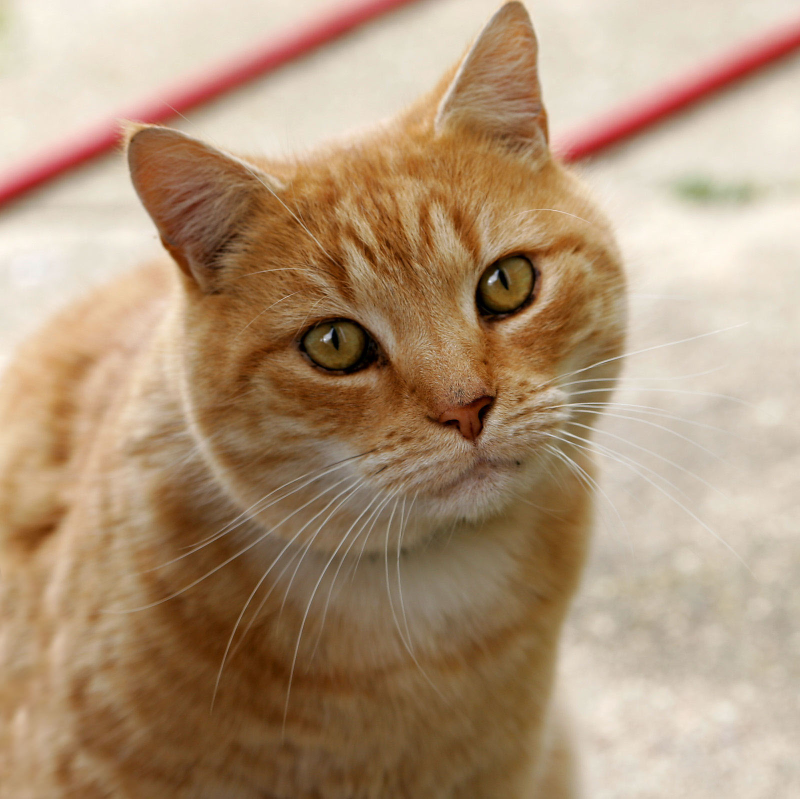
//> input picture images/Cat.jpg, 1600 x 1598 px (shown at 1/2 size)
$ ./odev7_8_goruntu_gurultu   (built with g++ and OpenCV 4)
//> lines starting //> are read from the running program, lines starting //| are printed output that depends on the picture; after the words box and inside, x2 and y2 are one past the last pixel; in counts of white or black regions, pixels touching at a corner belong together
### gurultu_resim.hpp
// Ödev 7 (görev 8): resme gürültü ekleyen fonksiyonlar (sadece başlık dosyası).

#pragma once

#include <opencv2/core.hpp>

#include <random>
#include <stdexcept>

namespace sinyal {

// Gauss gürültüsü: her piksele ortalaması 0, standart sapması sigma olan rastgele bir sayı eklenir,
// sonuç 0..255 aralığına sınırlanır.
//   img   : tek kanallı (gri) 8-bit resim
//   sigma : gürültü kuvveti (standart sapma, parlaklık birimi; örn. 10 hafif, 40 güçlü)
inline cv::Mat addGaussianNoise(const cv::Mat& img, double sigma, unsigned seed = 1) {
    if (img.type() != CV_8UC1) throw std::invalid_argument("tek kanalli 8-bit resim gerekli");
    if (sigma < 0.0) throw std::invalid_argument("sigma negatif olamaz");
    std::mt19937 rng(seed);
    std::normal_distribution<double> noise(0.0, sigma);
    cv::Mat out(img.size(), CV_8UC1);
    for (int y = 0; y < img.rows; ++y)
        for (int x = 0; x < img.cols; ++x) out.at<uchar>(y, x) = cv::saturate_cast<uchar>(img.at<uchar>(y, x) + noise(rng));
    return out;
}

// Tuz-biber (salt and pepper) gürültüsü: piksellerin "ratio" oranı rastgele seçilir; seçilenlerin yarısı
// siyah (0, biber), yarısı beyaz (255, tuz) yapılır. Diğer pikseller değişmez.
//   ratio : bozulan piksel oranı, [0, 1] (örn. 0.05 = piksellerin %5'i)
inline cv::Mat addSaltAndPepperNoise(const cv::Mat& img, double ratio, unsigned seed = 2) {
    if (img.type() != CV_8UC1) throw std::invalid_argument("tek kanalli 8-bit resim gerekli");
    if (ratio < 0.0 || ratio > 1.0) throw std::invalid_argument("oran [0, 1] araliginda olmali");
    std::mt19937 rng(seed);
    std::uniform_real_distribution<double> u(0.0, 1.0);
    cv::Mat out = img.clone();
    for (int y = 0; y < img.rows; ++y)
        for (int x = 0; x < img.cols; ++x)
            if (u(rng) < ratio) out.at<uchar>(y, x) = (u(rng) < 0.5) ? 0 : 255;
    return out;
}

}  // namespace sinyal

### sinyal.hpp
// Ödev 7 - Sinyal işleme fonksiyonları (sadece başlık dosyası).
// Bu dosyayı programla AYNI klasöre koyun; ayrıca derlemenize gerek yoktur.
//
// İçindekiler:
//   Madde 1: fillSine()          : faz, genlik, frekans (ya da periyot) ile bir vektörü sinüs değerleriyle doldurur
//   Madde 2: addNoise()          : genliğe ve gürültü oranına göre vektöre rastgele gürültü ekler
//   Madde 3: gaussianFilter(), medianFilter() : tek boyutlu Gauss ve medyan filtre
//   Madde 4: dftHarmonics()      : DFT ile frekans uzayına geçip harmonik (genlik) vektörünü döndürür
//   Yardımcılar: addImpulseNoise(), idftReal(), plotSeries() (OpenCV ile grafik çizimi)

#pragma once

#include <opencv2/core.hpp>
#include <opencv2/imgproc.hpp>

#include <algorithm>
#include <cmath>
#include <complex>
#include <iomanip>
#include <random>
#include <sstream>
#include <stdexcept>
#include <string>
#include <vector>

namespace sinyal {

const double PI = 3.14159265358979323846;

inline bool isPowerOfTwo(size_t n) { return n > 0 && (n & (n - 1)) == 0; }

// ---------------------------------------------------------------------------------------------
// Madde 1: sinüs üretici
// v[n] = genlik * sin(2*pi*frekans*n/ornekleme + faz)
//   v           : doldurulacak vektör, boyutu 2'nin kuvveti olmalıdır
//   amplitude   : genlik
//   phaseRad    : faz (radyan)
//   frequencyHz : frekans (Hz)
//   sampleRateHz: örnekleme frekansı (Hz); vektörün her elemanı 1/sampleRateHz saniye aralıklı bir örnektir
// ---------------------------------------------------------------------------------------------
// [4 lines left out: function fillSine, not called in this run]

// Aynı işlev, periyot (örnek sayısı cinsinden) ile: periyot = 1 / frekans (frekans "örnek başına döngü")
inline void fillSineByPeriod(std::vector<double>& v, double amplitude, double phaseRad, double periodInSamples) {
    fillSine(v, amplitude, phaseRad, 1.0 / periodInSamples, 1.0);
}

// ---------------------------------------------------------------------------------------------
// Madde 2: gürültü ekleme
// Vektörün genliği (en büyük mutlak değer) A ise, her elemana  oran * A * u  eklenir;
// u, [-1, 1] aralığında düzgün dağılımlı rastgele bir sayıdır. Yani en büyük gürültü oran * A kadardır.
// ---------------------------------------------------------------------------------------------
// [129 lines left out: functions addNoise, addImpulseNoise, reflectIndex, gaussianFilter, medianFilter, dftComplex and 2 more, not called in this run]

// ---------------------------------------------------------------------------------------------
// Grafik çizimi (OpenCV ile; yazılar ASCII)
// ---------------------------------------------------------------------------------------------
struct Series {
    std::string name;
    std::vector<double> x;  // boşsa 0, 1, 2, ... indeksleri kullanılır
    std::vector<double> y;
    cv::Scalar color;
    bool line = true;
    bool dots = false;
    bool stems = false;  // 0 çizgisinden değere dikey çubuk
    int thickness = 1;
};

inline std::string fmt(double v, int prec) {
    std::ostringstream o;
    o << std::fixed << std::setprecision(prec) << v;
    return o.str();
}

// [54 lines left out: function plotSeries, not called in this run]

}  // namespace sinyal

### dft2d.hpp
// Ödev 7 (görev 7): 2 boyutlu DFT (sadece başlık dosyası).
// sinyal.hpp ile aynı klasörde olmalıdır.
//
// 2 boyutlu DFT, tanımı gereği AYRILABİLİR: önce her satırın tek boyutlu DFT'si alınır, sonra çıkan sonucun
// her sütununun tek boyutlu DFT'si alınır.
//   X[v][u] = sum_y sum_x f[y][x] * exp(-j*2*pi*(u*x/W + v*y/H))
//   u: yatay frekans (sütun), v: dikey frekans (satır)
// Resmin en ve boyu 2'nin kuvveti olmalıdır (vektörlerdeki koşulla aynı).

#pragma once

#include "sinyal.hpp"

#include <opencv2/core.hpp>

namespace sinyal {

struct Spectrum2D {
    int H = 0, W = 0;
    std::vector<std::complex<double>> X;  // X[v * W + u]
};

// Karmaşık 2 boyutlu DFT (doğrudan tanım, her eksen için O(N^2); sin/cos tabloları bir kere hesaplanır)
inline Spectrum2D dft2dComplex(const cv::Mat& img) {
    if (img.channels() != 1) throw std::invalid_argument("tek kanalli (gri) resim gerekli");
    const int H = img.rows, W = img.cols;
    if (!isPowerOfTwo(static_cast<size_t>(H)) || !isPowerOfTwo(static_cast<size_t>(W))) throw std::invalid_argument("resmin eni ve boyu 2'nin kuvveti olmali");

    cv::Mat f;
    img.convertTo(f, CV_64F);

    std::vector<double> cosW(W), sinW(W), cosH(H), sinH(H);
    for (int m = 0; m < W; ++m) {
        cosW[m] = std::cos(2.0 * PI * m / W);
        sinW[m] = std::sin(2.0 * PI * m / W);
    }
    for (int m = 0; m < H; ++m) {
        cosH[m] = std::cos(2.0 * PI * m / H);
        sinH[m] = std::sin(2.0 * PI * m / H);
    }

    // Adım 1: her satırın DFT'si (girdi gerçek sayı)
    std::vector<double> re1(static_cast<size_t>(H) * W), im1(static_cast<size_t>(H) * W);
    for (int y = 0; y < H; ++y) {
        const double* row = f.ptr<double>(y);
        for (int u = 0; u < W; ++u) {
            double sr = 0.0, si = 0.0;
            for (int x = 0; x < W; ++x) {
                const int idx = (u * x) % W;
                sr += row[x] * cosW[idx];
                si -= row[x] * sinW[idx];
            }
            re1[static_cast<size_t>(y) * W + u] = sr;
            im1[static_cast<size_t>(y) * W + u] = si;
        }
    }

    // Adım 2: Adım 1 sonucunun her sütununun DFT'si (girdi karmaşık sayı)
    Spectrum2D S;
    S.H = H;
    S.W = W;
    S.X.assign(static_cast<size_t>(H) * W, std::complex<double>(0.0, 0.0));
    std::vector<double> colRe(H), colIm(H);
    for (int u = 0; u < W; ++u) {
        for (int y = 0; y < H; ++y) {
            colRe[y] = re1[static_cast<size_t>(y) * W + u];
            colIm[y] = im1[static_cast<size_t>(y) * W + u];
        }
        for (int v = 0; v < H; ++v) {
            double sr = 0.0, si = 0.0;
            for (int y = 0; y < H; ++y) {
                const int idx = (v * y) % H;
                const double c = cosH[idx], s = sinH[idx];
                sr += colRe[y] * c + colIm[y] * s;  // (a + jb)(c - js) gerçel kısmı
                si += colIm[y] * c - colRe[y] * s;  // (a + jb)(c - js) sanal kısmı
            }
            S.X[static_cast<size_t>(v) * W + u] = std::complex<double>(sr, si);
        }
    }
    return S;
}

// Ters 2 boyutlu DFT (doğrulama için): f[y][x] = (1/(H*W)) * sum_v sum_u X[v][u] * exp(+j*2*pi*(u*x/W + v*y/H))
// [41 lines left out: function idft2dReal, not called in this run]

// Spektrumdan harmonik matrisi: H x W, CV_64F.
//   Her hücre, o frekanstaki sinüsün GENLİĞİNİ verir (tek boyutlu dftHarmonics ile aynı anlam):
//     DC (0,0) ve kendi eşleniği olan hücreler (u ve v, 0 ya da yarım boyut): |X| / (H*W)
//     diğer hücreler: 2 * |X| / (H*W); eşlenik hücre (-u, -v) aynı değeri taşır.
//   DC hücresi resmin ortalama parlaklığıdır.
// phaseOut verilirse her hücrenin DFT fazı (radyan) da döndürülür.
inline cv::Mat harmonicsFromSpectrum(const Spectrum2D& S, cv::Mat* phaseOut = nullptr) {
    const int H = S.H, W = S.W;
    cv::Mat amp(H, W, CV_64F);
    if (phaseOut) phaseOut->create(H, W, CV_64F);
    for (int v = 0; v < H; ++v) {
        for (int u = 0; u < W; ++u) {
            const std::complex<double>& z = S.X[static_cast<size_t>(v) * W + u];
            const double mag = std::abs(z) / (static_cast<double>(H) * W);
            const bool selfConj = (u == 0 || u == W / 2) && (v == 0 || v == H / 2);
            amp.at<double>(v, u) = selfConj ? mag : 2.0 * mag;
            if (phaseOut) phaseOut->at<double>(v, u) = std::arg(z);
        }
    }
    return amp;
}

// 2 boyutlu DFT fonksiyonu: bir resmi alır, harmonik matrisini (frekans uzayı genlikleri) döndürür.
inline cv::Mat dft2dHarmonics(const cv::Mat& img, cv::Mat* phaseOut = nullptr) { return harmonicsFromSpectrum(dft2dComplex(img), phaseOut); }

// Gösterim: sıfır frekans (DC) merkeze kaydırılır, genlikler logaritmik ölçekle 0..255'e getirilir.
// DC hücresi diğerlerinden çok büyük olduğu için ölçek, DC dışındaki en büyük genliğe göre belirlenir.
// [16 lines left out: function spectrumToImage, not called in this run]

struct SpecPeak {
    int fu, fv;  // merkezli frekans koordinatları (negatif olabilir)
    double amp;
};

// DC dışındaki en güçlü count tepeyi döndürür; eşlenik çiftlerden yalnızca biri listelenir
inline std::vector<SpecPeak> topPeaks(const cv::Mat& amp, int count) {
    const int H = amp.rows, W = amp.cols;
    std::vector<SpecPeak> all;
    for (int v = 0; v < H; ++v) {
        for (int u = 0; u < W; ++u) {
            if (u == 0 && v == 0) continue;
            const int fu = (u <= W / 2) ? u : u - W, fv = (v <= H / 2) ? v : v - H;
            const bool representative = (fv > 0) || (fv == 0 && fu > 0);
            const bool nyquistSelf = (u == W / 2 || u == 0) && (v == H / 2 || v == 0);  // kendi eşleniği
            if (representative || nyquistSelf) all.push_back({fu, fv, amp.at<double>(v, u)});
        }
    }
    std::sort(all.begin(), all.end(), [](const SpecPeak& a, const SpecPeak& b) { return a.amp > b.amp; });
    if (static_cast<int>(all.size()) > count) all.resize(count);
    return all;
}

}  // namespace sinyal

### odev7_8_goruntu_gurultu.cpp
// Ödev 7 - Görev 8: Resme Gauss ve tuz-biber (salt and pepper) gürültüsü ekleyip, bu resimlerin harmonik
// matrisini (2 boyutlu DFT) orijinal resmin harmonik matrisiyle karşılaştırma.
//
// Çıktılar:
//   - Gürültü kuvveti (RMS), PSNR
//   - Harmonik matrisinde yarıçap bantlarına göre ortalama genlik (orijinal / Gauss / tuz-biber)
//   - Düşük frekans enerji oranı, en güçlü harmonikler
//   - Gürültünün kendi spektrumunun ortalaması ve beyaz gürültü kuramıyla karşılaştırma: sigma * sqrt(pi / (H*W))
//   - Gürültü kuvvetine göre tarama
//   - Görüntü: ilk satır resimler, ikinci satır log spektrumlar (aynı ölçek), üçüncü satır gürültünün kendi spektrumu
//
// Kullanım: ./goruntu_gurultu [cikti_dizini] [resim_yolu=images/Cat.jpg] [sigma=20] [tuz_biber_orani=0.05]
// Derleme:  g++ -O2 odev7_8_goruntu_gurultu.cpp -o goruntu_gurultu.exe -std=c++17 $(pkg-config --cflags --libs opencv5)
// (sinyal.hpp, dft2d.hpp ve gurultu_resim.hpp bu dosyayla aynı klasörde olmalıdır)

#include "dft2d.hpp"
#include "gurultu_resim.hpp"

#include <opencv2/imgcodecs.hpp>
#include <opencv2/imgproc.hpp>

#include <filesystem>
#include <iomanip>
#include <iostream>
#include <string>
#include <utility>
#include <vector>

namespace fsys = std::filesystem;

static double rmsDiff(const cv::Mat& a, const cv::Mat& b) {
    double s = 0.0;
    for (int y = 0; y < a.rows; ++y)
        for (int x = 0; x < a.cols; ++x) {
            const double d = static_cast<double>(a.at<uchar>(y, x)) - b.at<uchar>(y, x);
            s += d * d;
        }
    return std::sqrt(s / (static_cast<double>(a.rows) * a.cols));
}

static double psnrDb(const cv::Mat& a, const cv::Mat& b) {
    const double rms = rmsDiff(a, b);
    return rms > 0.0 ? 20.0 * std::log10(255.0 / rms) : 999.0;
}

// Yariçap bantlarina gore (DC haric) ortalama genlik; r = sqrt(fu^2 + fv^2)
static std::vector<double> bandMeans(const cv::Mat& amp, const std::vector<std::pair<double, double>>& bands) {
    const int H = amp.rows, W = amp.cols;
    std::vector<double> sum(bands.size(), 0.0), cnt(bands.size(), 0.0);
    for (int v = 0; v < H; ++v)
        for (int u = 0; u < W; ++u) {
            if (u == 0 && v == 0) continue;
            const int fu = (u <= W / 2) ? u : u - W, fv = (v <= H / 2) ? v : v - H;
            const double r = std::sqrt(static_cast<double>(fu) * fu + static_cast<double>(fv) * fv);
            for (size_t b = 0; b < bands.size(); ++b)
                if (r >= bands[b].first && r < bands[b].second) {
                    sum[b] += amp.at<double>(v, u);
                    cnt[b] += 1.0;
                    break;
                }
        }
    std::vector<double> mean(bands.size(), 0.0);
    for (size_t b = 0; b < bands.size(); ++b) mean[b] = cnt[b] > 0 ? sum[b] / cnt[b] : 0.0;
    return mean;
}

// DC haric enerjinin |fu|,|fv| <= 16 bolgesindeki orani (%)
static double lowFreqEnergyPercent(const sinyal::Spectrum2D& S) {
    double eLow = 0.0, eAll = 0.0;
    for (int v = 0; v < S.H; ++v)
        for (int u = 0; u < S.W; ++u) {
            if (u == 0 && v == 0) continue;
            const double e = std::norm(S.X[static_cast<size_t>(v) * S.W + u]);
            eAll += e;
            const int fu = (u <= S.W / 2) ? u : u - S.W, fv = (v <= S.H / 2) ? v : v - S.H;
            if (std::abs(fu) <= 16 && std::abs(fv) <= 16) eLow += e;
        }
    return 100.0 * eLow / eAll;
}

static double meanNonDc(const cv::Mat& amp) {
    double s = 0.0;
    for (int v = 0; v < amp.rows; ++v)
        for (int u = 0; u < amp.cols; ++u)
            if (!(u == 0 && v == 0)) s += amp.at<double>(v, u);
    return s / (static_cast<double>(amp.rows) * amp.cols - 1.0);
}

// Log spektrum goruntusu, ortak olcekle: log(1 + c*genlik) / log(1 + c*ref); sifir frekans ortada
static cv::Mat logImage(const cv::Mat& amp, double c, double ref) {
    const int H = amp.rows, W = amp.cols;
    cv::Mat img(H, W, CV_8UC1);
    const double denom = std::log(1.0 + c * ref);
    for (int v = 0; v < H; ++v)
        for (int u = 0; u < W; ++u) img.at<uchar>((v + H / 2) % H, (u + W / 2) % W) = cv::saturate_cast<uchar>(255.0 * std::log(1.0 + c * amp.at<double>(v, u)) / denom);
    return img;
}

int main(int argc, char** argv) {
    const fsys::path outDir = (argc >= 2) ? fsys::path(argv[1]) : fsys::path("cikti_goruntu_gurultu");
    const std::string path = (argc >= 3) ? argv[2] : "images/Cat.jpg";
    const double sigma = (argc >= 4) ? std::stod(argv[3]) : 20.0;
    const double ratio = (argc >= 5) ? std::stod(argv[4]) : 0.05;
    fsys::create_directories(outDir);
    const int N = 256;

    cv::Mat src = cv::imread(path, cv::IMREAD_GRAYSCALE);
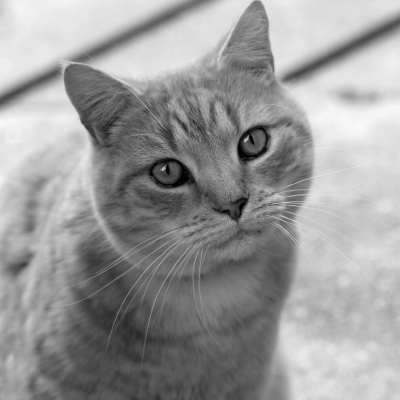
//> src: 1598 rows x 1600 cols, CV_8UC1 (shown at 1/4 size); min 0, max 250, mean 153.7
    if (src.empty()) {
        std::cerr << "Hata: resim okunamadi: " << path << "\n";
        return 1;
    }
    cv::Mat orig;
    cv::resize(src, orig, cv::Size(N, N), 0, 0, cv::INTER_AREA);
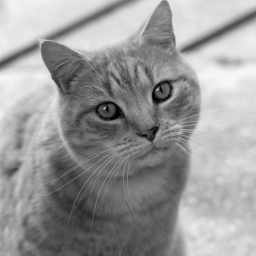
//> orig: 256 rows x 256 cols, CV_8UC1; min 0, max 248, mean 153.7

    const cv::Mat gauss = sinyal::addGaussianNoise(orig, sigma, 1);
//> after the loop in addGaussianNoise, `for (int y = 0; y < img.rows; ++y)`:
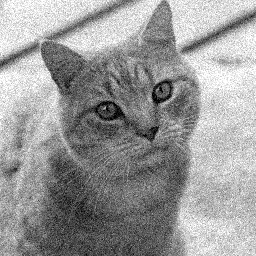
//> out: 256 rows x 256 cols, CV_8UC1; min 0, max 255, mean 153.4
    const cv::Mat sp = sinyal::addSaltAndPepperNoise(orig, ratio, 2);
//> after the loop in addSaltAndPepperNoise, `for (int y = 0; y < img.rows; ++y)`:
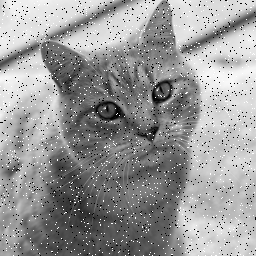
//> out: 256 rows x 256 cols, CV_8UC1; 5.17% of pixels changed, all inside (x1, y1, x2, y2) = (0, 0, 256, 256)

    std::cout << std::fixed << std::setprecision(3);
    std::cout << "RESIM: " << path << " (" << N << "x" << N << "'e kucultuldu)\n";
    std::cout << "PARAMETRELER: Gauss sigma = " << std::setprecision(1) << sigma << ", tuz-biber orani = " << std::setprecision(3) << ratio << " (bozulan piksel sayisi ~ " << std::lround(ratio * N * N) << ")\n\n";

    // spektrumlar
    const sinyal::Spectrum2D S0 = sinyal::dft2dComplex(orig), Sg = sinyal::dft2dComplex(gauss), Ss = sinyal::dft2dComplex(sp);
//> after the loop in dft2dComplex, `for (int y = 0; y < H; ++y)`: re1 = 65536 items
//> after the loop in dft2dComplex, `for (int u = 0; u < W; ++u)`: colRe = 256 values, max 10451.9 at index 82, min 277.4 at index 23, mean 5704.5; colIm = 256 values, max 4015.9 at index 40, min -7709.5 at index 226, mean -2793.5
    const cv::Mat amp0 = sinyal::harmonicsFromSpectrum(S0), ampG = sinyal::harmonicsFromSpectrum(Sg), ampS = sinyal::harmonicsFromSpectrum(Ss);
//> in harmonicsFromSpectrum, `const int H = S.H, W = S.W;`: H = 256

    // gurultunun kendi spektrumu: (gurultulu - orijinal)
    cv::Mat dG, dS;
    cv::Mat o64, g64, s64;
    orig.convertTo(o64, CV_64F);
    gauss.convertTo(g64, CV_64F);
    sp.convertTo(s64, CV_64F);
    dG = g64 - o64;
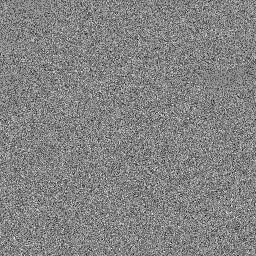
//> dG: 256 rows x 256 cols, CV_64FC1; min -87, max 81, mean -0.3; drawn with min black and max white
    dS = s64 - o64;
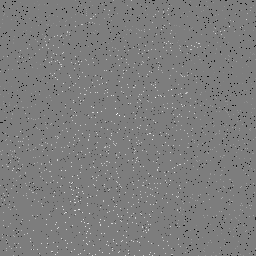
//> dS: 256 rows x 256 cols, CV_64FC1; min -247, max 253, mean -1.3; drawn with min black and max white
    const sinyal::Spectrum2D SnG = sinyal::dft2dComplex(dG), SnS = sinyal::dft2dComplex(dS);
    const cv::Mat ampNG = sinyal::harmonicsFromSpectrum(SnG), ampNS = sinyal::harmonicsFromSpectrum(SnS);
//> after the loop in harmonicsFromSpectrum (call 4), `for (int v = 0; v < H; ++v)`:
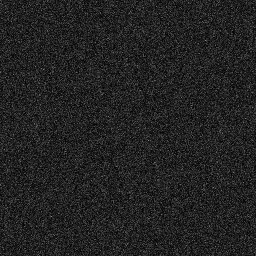
//> amp: 256 rows x 256 cols, CV_64FC1; min 0.00097, max 0.509, mean 0.136
//> (the rest of the program and of its run is left out)
